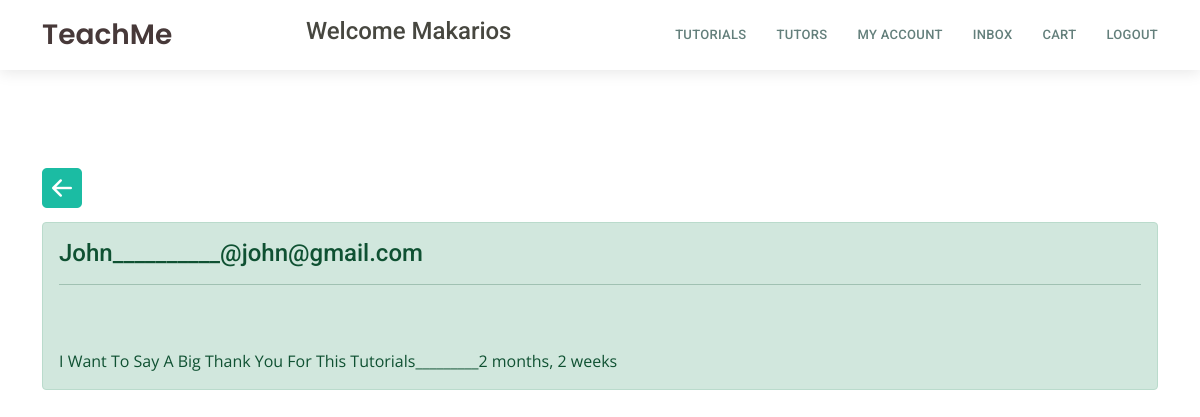
/users/viewMessage/08c61f77-168c-4b1b-8623-fb750228226c/ (signed in), run on the app's committed database.
### users/models.py (models this page shows, shortened)
class Message(models.Model):
    sender = models.ForeignKey(Profile, on_delete=models.SET_NULL, null=True, blank=True,  )
    recipient = models.ForeignKey(Profile, on_delete=models.SET_NULL, null=True, blank=True, related_name='messages' )
    senderName = models.CharField(max_length=200, null=True, blank=True)
    email = models.EmailField(max_length=300, blank=False, null=True)
    subject = models.CharField(max_length=200, null=True, blank=True)
    body = models.TextField()
    is_read = models.BooleanField(default=False, null=True)
    created = models.DateTimeField(auto_now_add=True)
    id = models.UUIDField(default=uuid.uuid4, unique=True, primary_key=True, editable=False)
    class Meta:
        ordering = ['is_read', '-created']

### users/views.py (the view)
# urls.py: path('viewMessage/<str:pk>/', views.viewMessage, name='viewMessage'),
@login_required(login_url='userLogin')
def viewMessage(request, pk):
    profile = request.user.profile
    messsageDetails = profile.messages.get(id=pk)
    if messsageDetails.is_read == False:
        messsageDetails.is_read = True
        messsageDetails.save()
    context = {'messsageDetails':messsageDetails, 'profile':profile}
    return render(request, 'users/viewMessage.html', context)

### users/templates/users/viewMessage.html (shortened to what this page needs)
{% extends 'index.html' %}
{% load static %}
{% block content %}
{% include 'navbar.html' %}
<br><br>
<div class="container mt-5">
  <h1><a href=" {% url 'inboxMessage'  %} "><i class="bi bi-arrow-left-square-fill" ></i></a></h1>
<div class="accordion " id="accordionExample">
    <div class="alert alert-success" role="alert">
      <h4 class="alert-heading">{{messsageDetails.senderName |title}}__________@{{messsageDetails.email }}</h4>
      <hr>
       <br><br>
      <p class="mb-0">{{messsageDetails.body|title}}_________{{messsageDetails.created|timesince}}</p>
    </div>
  </div>
</div>
{% endblock content %}

### templates/navbar.html (shortened to what this page needs)
<header id="header" class="d-flex align-items-center">
  <div class="container d-flex align-items-center justify-content-between">
    <div class="logo">
      <h1 class="text-light" "><a href="{% url 'homepage' %}"><span style="color: rgb(71, 57, 57);">TeachMe</span></a></h1>
    </div>
    {% if request.user.is_authenticated %}
    <h4 style="color: rgb(71, 71, 64);">Welcome {{request.user.username |title}}</h4>
    {% endif %}
    <nav id="navbar" class="navbar">
      <ul>
        {% if request.user.is_authenticated  %}
        <li><a class="nav-link scrollto" href="{% url 'tutorials' %}">Tutorials</a></li>
        <li><a class="nav-link scrollto" href="{% url 'profile' %}">Tutors</a></li>
        <li><a class="nav-link scrollto" href="{% url 'createAccount' %}">My Account</a></li>
        <li><a class="nav-link scrollto" href=" {% url 'inboxMessage' %} ">Inbox</a></li>
        <li><a class="nav-link scrollto" href="">Cart</a></li>
        <li><a class="nav-link scrollto" href="{% url 'userLogout' %}">Logout</a></li>
        {% endif %}
      </ul>
    </nav>
</div>
</header>

### static/css/style.css (style rules this page uses)
body { font-family: "Open Sans", sans-serif; color: #334240; }
a { text-decoration: none; color: #1bbca3; }
h1, h2, h3, h4, h5, h6 { font-family: "Roboto", sans-serif; }
#header { height: 70px; z-index: 997; transition: all 0.5s; background: #fff; box-shadow: 0px 2px 15px rgba(0, 0, 0, 0.1); }
#header .logo h1 { font-size: 28px; margin: 0; padding: 10px 0; line-height: 1; font-weight: 400; }
#header .logo h1 a, #header .logo h1 a:hover { color: #425451; text-decoration: none; font-family: "Poppins", sans-serif; font-weight: 600; }
.navbar { padding: 0; }
.navbar ul { margin: 0; padding: 0; display: flex; list-style: none; align-items: center; }
.navbar li { position: relative; }
.navbar a, .navbar a:focus { display: flex; align-items: center; justify-content: space-between; padding: 10px 0 10px 30px; font-family: "Roboto", sans-serif; font-size: 13px; font-weight: 500; color: #637f7b; white-space: nowrap; transition: 0.3s; letter-spacing: 0.3px; text-transform: uppercase; }
html { height: 100%; }
body { height: 100%; margin: 0; background-repeat: no-repeat; background-attachment: fixed; }

### data on the page
Message: senderName "John", email "john@gmail.com", body "I Want To Say A Big Thank You For This Tutorials", created "2 months, 2 weeks"

### other printed values
{{ request.user.username |title }} "Makarios"
